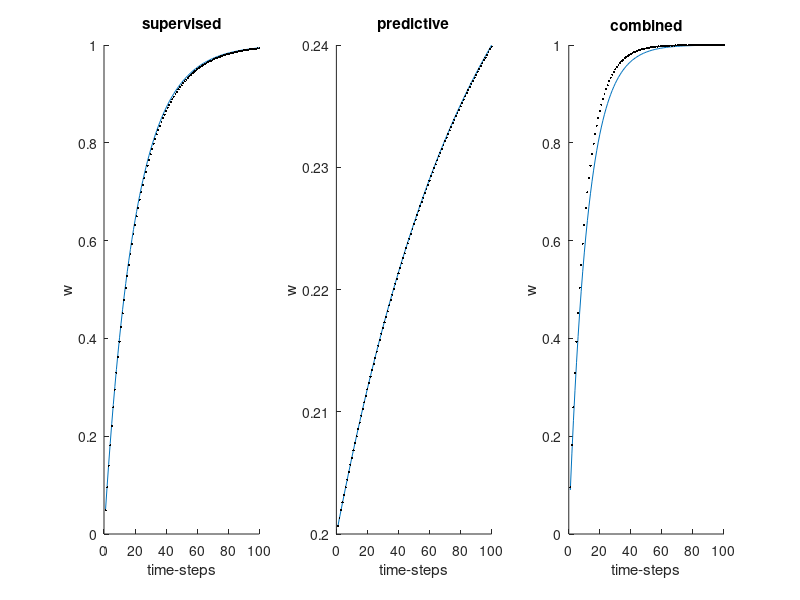

Recreate this plot in MATLAB.
%this code compares the Euler method vs. 
%analytical solution for:
%(1) the supervised rule alone
%(2) the predictive rule alone
%(3) the combined supervised+predictive rule

clear all
clc;

%SUPERVISED RULE ALONE
%%%%%%%%%%%%%%%%%%%%%%%%%%
num_iter = 100;
g = 0.5;
tau = 0.1;
w0 = 0;
y = 1;

%Euler method
save_w_sup = zeros(num_iter,1);
w = w0;
for i = 1:num_iter
    dw = g * (y-w);
    w = w + tau*dw;
    save_w_sup(i) = w;
end

%analytical solution
w_est_sup = zeros(num_iter,1);
for i = 1:num_iter
    w_est_sup(i) = exp(-(g*i*tau)) * (y * (exp(g*i*tau) - 1 + w0));
end

%PREDICTIVE RULE ALONE
%%%%%%%%%%%%%%%%%%%%%%%%%%
s = 0.11;
bhat = 0.8;
w = 0.2;
tau = 0.01;

c1 = bhat;
c2 = w;

%Euler method
save_w_pred = zeros(num_iter,1);
for i = 1:num_iter
    dw = -s * (w-bhat);
    dbhat = -bhat+w;
    w = w + tau*dw;
    bhat = bhat + tau*dbhat;
    save_w_pred(i) = w;
end

%analytical solution
w_est_pred = zeros(num_iter,1);
for i = 1:num_iter
    w_est_pred(i) = (c2*(s*exp(-(s+1)*i*tau)+1))./(s+1) - (c1*s*(exp(-(s+1)*i*tau)-1))./(s+1);
end

%COMBINED SUPERVISED+PREDICTIVE RULE ALONE
%%%%%%%%%%%%%%%%%%%%%%%%%%
y = 1;
s = 0.1;
g = 0.1;
b = 0;
bhat = 0;
w = 0;
tau = 0.9;

c1 = bhat;
c2 = w;

%Euler method
save_w_combined = zeros(num_iter,1);
for i = 1:num_iter
    dw = g*(y-w) - s * (w-bhat);
    dbhat = -bhat+w;
    w = w + tau*dw;
    bhat = bhat + tau*dbhat;    
    save_w_combined(i) = w;
end

%analytical solution
w_est_combined = zeros(num_iter,1);
for i = 1:num_iter
    w_est_sup1 = exp(-(g*i)) * (exp(g*i) - 1 + c2); 
    w_est_pred1 = (c2*(s*exp(-(s+1)*i*tau)+1))./(s+1) - (c1*s*(exp(-(s+1)*i*tau)-1))./(s+1);
    w_est_combined(i) = w_est_sup1 + w_est_pred1;
end

%plot
figure;
subplot(1,3,1)
hold on;
plot(save_w_sup);
plot(w_est_sup,'k.','markersize',5);
title('supervised')
xlabel('time-steps');
ylabel('w');

subplot(1,3,2)
hold on;
plot(save_w_pred);
plot(w_est_pred,'k.','markersize',5);
title('predictive')
xlabel('time-steps');
ylabel('w');

subplot(1,3,3)
hold on;
plot(save_w_combined);
plot(w_est_combined,'k.','markersize',5);
title('combined')
xlabel('time-steps');
ylabel('w');
return;
